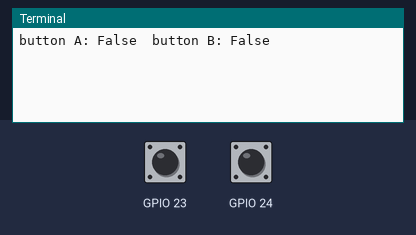
Simulated run of this program. Board: Raspberry Pi (BCM pin numbers). Shown: the last lines printed to the terminal. The test bench sets the inputs (shaded band); at power-on: GPIO 23 HIGH, GPIO 24 HIGH. The clock reads 2024-03-15 10:24:30 at power-on unless the program sets it.

Above: at 1.2 s.
1.3 s: GPIO 23 pulled LOW for 0.15 s
At 2.3 s:
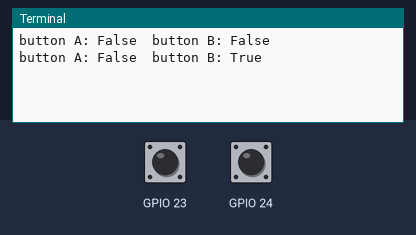
3.5 s: GPIO 24 pulled LOW for 0.15 s
At 4.8 s:
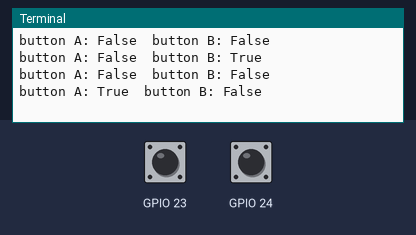
5.5 s: GPIO 23 driven LOW and GPIO 24 driven LOW
At 6.6 s:
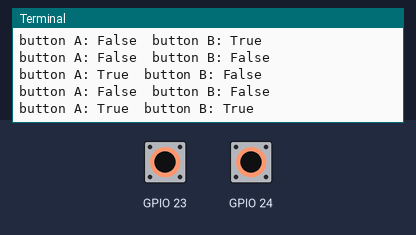

Measured:
- after the input at 1.3 s, the terminal: prints a new line after 0.70 s (image 1)
- after the input at 3.5 s, the terminal: prints a new line after 0.50 s (image 2)
- after the input at 5.5 s, the terminal: prints a new line after 0.50 s (image 3)

The program:

buttons.py
```python
import RPi.GPIO as GPIO
from time import sleep, time


class Buttons(object):
    """handle buttons A and B. When read on A or B return if a button has been pressed since last polled"""

    def __init__(self, A_pin=24, B_pin=23):
        self._A_pin = A_pin
        self._B_pin = B_pin
        self._A_state = False
        self._B_state = False
        self._A_last_true = time()
        self._B_last_true = time()
        self.begin()

    def button_A_event(self, channel):
        if (time()-self._A_last_true)>.5:
            self._A_state = True

    @property
    def A(self):
        if self._A_state:
            self._A_state = False
            self._A_last_true = time()
            return True
        else:
            return False

    def button_B_event(self, channel):
        if (time()-self._B_last_true)>.5:
            self._B_state = True

    @property
    def B(self):
        if self._B_state:
            self._B_state = False
            self._B_last_true = time()
            return True
        else:
            return False


    @property
    def either(self):
        if self._A_state or self._B_state:
            return True
        else:
            return False

    @property
    def both(self):
        if self._A_state and self._B_state:
            self._A_state = False
            self._B_state = False
            self._A_last_true = time()
            self._B_last_true = time()
            return True
        else:
            return False

    def begin(self):
        GPIO.setmode(GPIO.BCM)
        GPIO.setup(self._A_pin, GPIO.IN, pull_up_down=GPIO.PUD_UP)
        GPIO.add_event_detect(self._A_pin, GPIO.FALLING, callback=self.button_A_event, bouncetime=200)
        GPIO.setup(self._B_pin, GPIO.IN, pull_up_down=GPIO.PUD_UP)
        GPIO.add_event_detect(self._B_pin, GPIO.FALLING, callback=self.button_B_event, bouncetime=200)


def main():
    button = Buttons()
    while True:
        sleep(1)
        print(f"button A: {button.A}  button B: {button.B}")


if __name__ == "__main__":
    try:
        main()
    except KeyboardInterrupt:
        print(f"\ndone")
    finally:
        GPIO.cleanup() 
```
